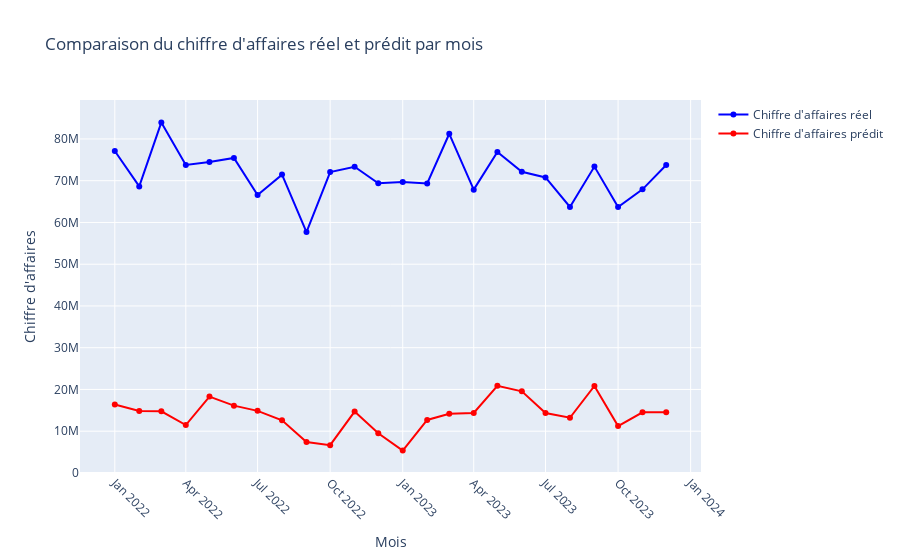

Source (notebook cell):
### Code cell
# Comparer le chiffre d'affaires réel et prédit par mois
chiffre_affaires_comparaison = pd.DataFrame({
    'Chiffre d\'affaires réel': chiffre_affaires_reel_par_mois,
    'Chiffre d\'affaires prédit': chiffre_affaires_pred_par_mois
}).reset_index()

# Conversion des index en chaînes de caractères pour l'axe des abscisses
index_str = [f'{index[0]}-{index[1]:02d}' for index in chiffre_affaires_comparaison[['annee', 'mois']].values]
chiffre_affaires_comparaison['annee_mois'] = index_str

# Créer une trace pour le chiffre d'affaires réel
trace_reel = go.Scatter(x=chiffre_affaires_comparaison['annee_mois'], 
                        y=chiffre_affaires_comparaison['Chiffre d\'affaires réel'], 
                        mode='lines+markers', 
                        name='Chiffre d\'affaires réel', 
                        line=dict(color='blue'))

# Créer une trace pour le chiffre d'affaires prédit
trace_prevu = go.Scatter(x=chiffre_affaires_comparaison['annee_mois'], 
                         y=chiffre_affaires_comparaison['Chiffre d\'affaires prédit'], 
                         mode='lines+markers', 
                         name='Chiffre d\'affaires prédit', 
                         line=dict(color='red'))

# Créer la figure
fig_comparaison = go.Figure(data=[trace_reel, trace_prevu], 
                            layout=go.Layout(title='Comparaison du chiffre d\'affaires réel et prédit par mois', 
                                             xaxis=dict(title='Mois', tickangle=45), 
                                             yaxis=dict(title='Chiffre d\'affaires')))

# Afficher le graphique
iplot(fig_comparaison)

### Figure 1 — Plotly figure (JSON) as saved in the notebook; plotly's stock layout.template omitted (floating-point values rounded to 4 significant figures)
{"data": [{"line": {"color": "blue"}, "mode": "lines+markers", "name": "Chiffre d'affaires réel", "type": "scatter", "x": ["2022-01", "2022-02", "2022-03", "2022-04", "2022-05", "2022-06", "2022-07", "2022-08", "2022-09", "2022-10", "2022-11", "2022-12", "2023-01", "2023-02", "2023-03", "2023-04", "2023-05", "2023-06", "2023-07", "2023-08", "2023-09", "2023-10", "2023-11", "2023-12"], "y": [77120000.0, 68630000.0, 83970000.0, 73770000.0, 74460000.0, 75450000.0, 66570000.0, 71460000.0, 57700000.0, 72080000.0, 73350000.0, 69400000.0, 69680000.0, 69340000.0, 81240000.0, 67860000.0, 76880000.0, 72150000.0, 70780000.0, 63720000.0, 73380000.0, 63710000.0, 67930000.0, 73780000.0]}, {"line": {"color": "red"}, "mode": "lines+markers", "name": "Chiffre d'affaires prédit", "type": "scatter", "x": ["2022-01", "2022-02", "2022-03", "2022-04", "2022-05", "2022-06", "2022-07", "2022-08", "2022-09", "2022-10", "2022-11", "2022-12", "2023-01", "2023-02", "2023-03", "2023-04", "2023-05", "2023-06", "2023-07", "2023-08", "2023-09", "2023-10", "2023-11", "2023-12"], "y": [16410000.0, 14840000.0, 14760000.0, 11480000.0, 18290000.0, 16120000.0, 14880000.0, 12620000.0, 7398000.0, 6665000.0, 14690000.0, 9521000.0, 5354000.0, 12700000.0, 14200000.0, 14360000.0, 20870000.0, 19540000.0, 14360000.0, 13220000.0, 20840000.0, 11240000.0, 14520000.0, 14550000.0]}], "layout": {"autosize": true, "title": {"text": "Comparaison du chiffre d'affaires réel et prédit par mois"}, "xaxis": {"autorange": true, "range": ["2021-11-19 02:52:34.3143", "2024-01-12 21:07:25.6857"], "tickangle": 45, "title": {"text": "Mois"}, "type": "date"}, "yaxis": {"autorange": true, "range": [-1265000.0, 90590000.0], "title": {"text": "Chiffre d'affaires"}, "type": "linear"}}}
